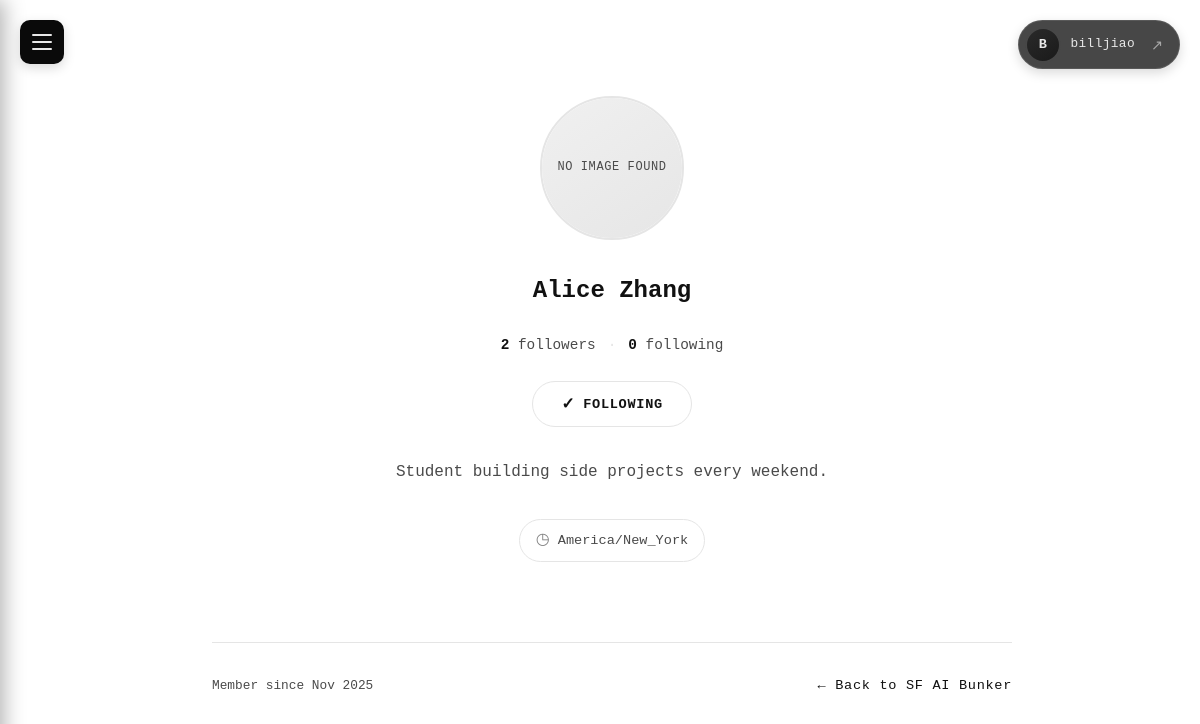
Screenshot of /users/2/?from_house=1 (signed in) with the database file from the repository.
### project/models.py (models this page shows, shortened)
class User(AbstractUser):
    email = models.EmailField(unique=True)

class Profile(models.Model):
    user = models.OneToOneField(
        settings.AUTH_USER_MODEL,
        on_delete=models.CASCADE,
        related_name="profile",
    )
    display_name = models.CharField(max_length=150)
    bio = models.TextField(blank=True)
    avatar = models.ImageField(upload_to="avatars/", blank=True, null=True)
    time_zone = models.CharField(max_length=50, default="UTC")
    created_at = models.DateTimeField(auto_now_add=True)
    updated_at = models.DateTimeField(auto_now=True)

class HackerHouse(models.Model):
    host = models.ForeignKey(
        settings.AUTH_USER_MODEL,
        on_delete=models.CASCADE,
        related_name="hosted_houses",
    )
    title = models.CharField(max_length=255)
    description = models.TextField(blank=True)
    address = models.CharField(max_length=255)
    capacity = models.PositiveIntegerField()
    is_active = models.BooleanField(default=True)
    members = models.ManyToManyField(
        settings.AUTH_USER_MODEL,
        related_name="member_houses",
        blank=True,
    )
    created_at = models.DateTimeField(auto_now_add=True)
    updated_at = models.DateTimeField(auto_now=True)

### project/views.py (the view)
# urls.py: path('users/<int:pk>/', UserProfileDetailView.as_view(), name='user_profile_detail'),
class UserProfileDetailView(DetailView):
    model = User
    template_name = "user_profile_detail.html"
    context_object_name = "profile_user"
    def get_queryset(self):
        return User.objects.select_related('profile').all()
    def get_context_data(self, **kwargs):
        context = super().get_context_data(**kwargs)
        profile_user = self.object
        current_user = self.request.user
        context['followers_count'] = Follow.objects.filter(following_user=profile_user).count()
        context['following_count'] = Follow.objects.filter(follower=profile_user).count()
        if current_user.is_authenticated:
            context['is_following'] = Follow.objects.filter(
                follower=current_user,
                following_user=profile_user
            ).exists()
            context['is_own_profile'] = current_user == profile_user
        else:
            context['is_following'] = False
            context['is_own_profile'] = False
        from_house_id = self.request.GET.get('from_house')
        if from_house_id:
            try:
                context['from_house'] = HackerHouse.objects.get(pk=from_house_id)
            except HackerHouse.DoesNotExist:
                context['from_house'] = None
        else:
            context['from_house'] = None
        return context

### project/templates/user_profile_detail.html (shortened to what this page needs)
{% extends 'base.html' %}
{% block content %}
<div class="detail-container">
    <div class="profile-card">
        <div class="profile-avatar-wrapper">
            {% if profile_user.profile.avatar %}
                <img src="{{ profile_user.profile.avatar.url }}" alt="{{ profile_user.username }}" class="profile-avatar-img">
            {% else %}
                <div class="profile-avatar-placeholder">
                    <span class="no-avatar-text">No image found</span>
                </div>
            {% endif %}
        </div>
        <h1 class="profile-name">{{ profile_user.profile.display_name|default:profile_user.username }}</h1>
        <div class="profile-follow-stats">
            <span class="follow-stat">
                <strong>{{ followers_count }}</strong> followers
            </span>
            <span class="follow-stat-divider">·</span>
            <span class="follow-stat">
                <strong>{{ following_count }}</strong> following
            </span>
        </div>
        {% if not is_own_profile %}
        <div class="follow-action-section">
            {% if user.is_authenticated %}
                <form action="{% url 'toggle_follow' profile_user.pk %}" method="post" class="follow-form">
                    {% if is_following %}
                        <button type="submit" class="follow-btn unfollow-btn">
                            <span class="follow-icon">✓</span>
                            Following
                        </button>
                    {% else %}
                        <button type="submit" class="follow-btn">
                            <span class="follow-icon">+</span>
                            Follow
                        </button>
                    {% endif %}
                </form>
            {% else %}
                <a href="{% url 'login' %}?next={{ request.path }}{% if from_house %}&from_house={{ from_house.pk }}{% endif %}" class="follow-btn login-to-follow-btn">
                    <span class="follow-icon">→</span>
                    Log in to follow
                </a>
            {% endif %}
        </div>
        {% endif %}
        {% if profile_user.profile.bio %}
            <p class="profile-bio">{{ profile_user.profile.bio }}</p>
        {% else %}
            <p class="profile-bio profile-bio-empty">No bio yet</p>
        {% endif %}
        <div class="profile-meta">
            <span class="profile-timezone">
                <span class="timezone-icon">◷</span>
                {{ profile_user.profile.time_zone }}
            </span>
        </div>
    </div>
    <div class="detail-footer">
        <span class="footer-date">Member since {{ profile_user.date_joined|date:"M Y" }}</span>
        {% if from_house %}
            <a href="{% url 'hackerhouse_detail' from_house.pk %}" class="back-link">← Back to {{ from_house.title }}</a>
        {% else %}
            <a href="{% url 'hackerhouse_list' %}" class="back-link">← Back to all houses</a>
        {% endif %}
    </div>
</div>
{% endblock %}

### project/templates/base.html (shortened to what this page needs)
<!DOCTYPE html>
<html lang="en">
<head>
    {% load static %}
    <link rel="stylesheet" href="{% static 'project/styles.css' %}">
</head>
<body>
    {% if user.is_authenticated %}
    <div class="user-profile-widget">
        <a href="{% url 'user_profile_detail' user.pk %}" class="profile-widget-link">
            <div class="profile-widget-avatar">
                {% if user.profile.avatar %}
                    <img src="{{ user.profile.avatar.url }}" alt="{{ user.username }}">
                {% else %}
                    <span class="profile-widget-initial">{{ user.username|slice:":1"|upper }}</span>
                {% endif %}
            </div>
            <span class="profile-widget-name">{{ user.username }}</span>
        </a>
        <form action="{% url 'logout' %}" method="post" class="logout-form-inline">
            <button type="submit" class="profile-widget-logout" title="Logout">
                <span>↗</span>
            </button>
        </form>
    </div>
    {% endif %}
    <label for="sidebar-toggle" class="sidebar-trigger">
        <span class="trigger-bar"></span>
        <span class="trigger-bar"></span>
        <span class="trigger-bar"></span>
    </label>
    <main class="main-content">
        {% block content %}{% endblock %}
    </main>
</body>
</html>

### rows the page displays
User: username "B", username "billjiao"
User: profile.display_name "Alice Zhang", profile.bio "Student building side projects every weekend.", profile.time_zone "America/New_York", date_joined "Nov 2025"
HackerHouse: title "SF AI Bunker"

### other values shown
{{ followers_count }} "2"
{{ following_count }} "0"
